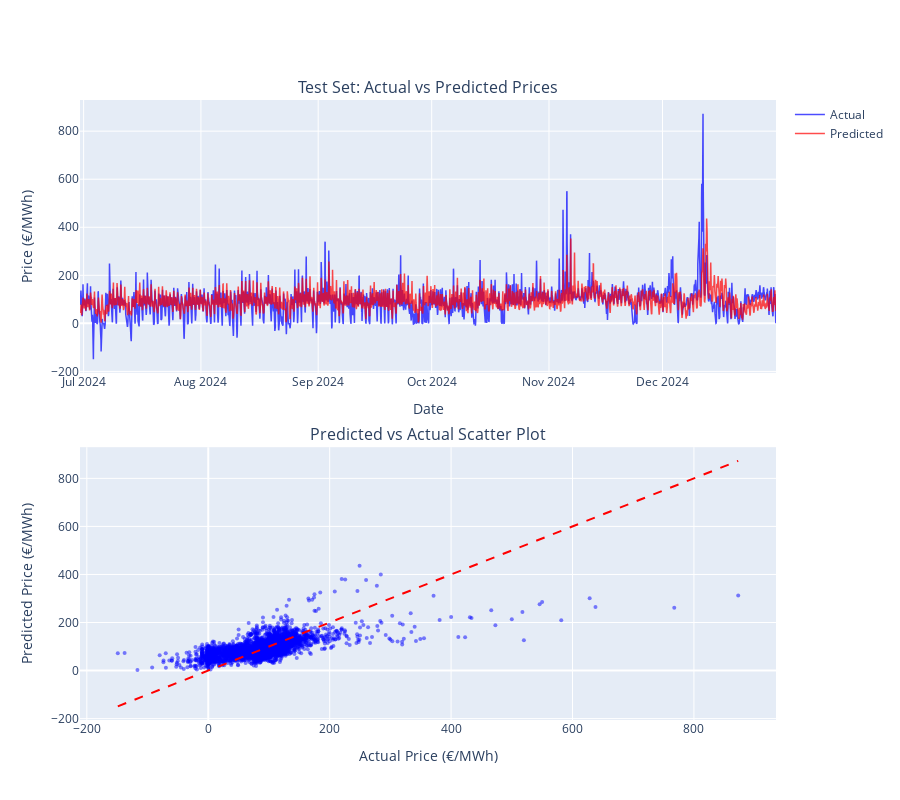

The cell this chart's notebook holds for it:
### Code cell
# Plot predictions vs actual
y_test_pred = model.predict(X_test_scaled)

# Create subplots
fig = make_subplots(
    rows=2, cols=1,
    subplot_titles=('Test Set: Actual vs Predicted Prices', 'Predicted vs Actual Scatter Plot'),
    vertical_spacing=0.12
)

# Time series plot
fig.add_trace(
    go.Scatter(x=y_test.index, y=y_test.values, name='Actual', 
               line=dict(color='blue', width=1.5), opacity=0.7),
    row=1, col=1
)
fig.add_trace(
    go.Scatter(x=y_test.index, y=y_test_pred, name='Predicted', 
               line=dict(color='red', width=1.5), opacity=0.7),
    row=1, col=1
)

# Scatter plot
fig.add_trace(
    go.Scatter(x=y_test.values, y=y_test_pred, mode='markers',
               marker=dict(color='blue', size=4, opacity=0.5),
               name='Predictions', showlegend=False),
    row=2, col=1
)

# Add perfect prediction line
min_val, max_val = y_test.min(), y_test.max()
fig.add_trace(
    go.Scatter(x=[min_val, max_val], y=[min_val, max_val],
               mode='lines', line=dict(color='red', dash='dash', width=2),
               name='Perfect Prediction', showlegend=False),
    row=2, col=1
)

# Update axes
fig.update_xaxes(title_text="Date", row=1, col=1)
fig.update_yaxes(title_text="Price (€/MWh)", row=1, col=1)
fig.update_xaxes(title_text="Actual Price (€/MWh)", row=2, col=1)
fig.update_yaxes(title_text="Predicted Price (€/MWh)", row=2, col=1)

fig.update_layout(height=800, showlegend=True)
fig.show()

### Figure 1 — Plotly figure (JSON) as saved in the notebook; plotly's stock layout.template omitted (floating-point values rounded to 4 significant figures; data arrays with more than 128 entries replaced by an {"elided": "..."} marker saying what was removed)
{"data": [{"line": {"color": "blue", "width": 1.5}, "name": "Actual", "opacity": 0.7, "type": "scatter", "x": {"elided": "4417 str values"}, "xaxis": "x", "y": {"elided": "4417 float values"}, "yaxis": "y"}, {"line": {"color": "red", "width": 1.5}, "name": "Predicted", "opacity": 0.7, "type": "scatter", "x": {"elided": "4417 str values"}, "xaxis": "x", "y": {"elided": "4417 float values"}, "yaxis": "y"}, {"marker": {"color": "blue", "opacity": 0.5, "size": 4}, "mode": "markers", "name": "Predictions", "showlegend": false, "type": "scatter", "x": {"elided": "4417 float values"}, "xaxis": "x2", "y": {"elided": "4417 float values"}, "yaxis": "y2"}, {"line": {"color": "red", "dash": "dash", "width": 2}, "mode": "lines", "name": "Perfect Prediction", "showlegend": false, "type": "scatter", "x": [-149, 873.0], "xaxis": "x2", "y": [-149, 873.0], "yaxis": "y2"}], "layout": {"annotations": [{"font": {"size": 16}, "showarrow": false, "text": "Test Set: Actual vs Predicted Prices", "x": 0.5, "xanchor": "center", "xref": "paper", "y": 1, "yanchor": "bottom", "yref": "paper"}, {"font": {"size": 16}, "showarrow": false, "text": "Predicted vs Actual Scatter Plot", "x": 0.5, "xanchor": "center", "xref": "paper", "y": 0.44, "yanchor": "bottom", "yref": "paper"}], "height": 800, "showlegend": true, "xaxis": {"anchor": "y", "domain": [0, 1], "title": {"text": "Date"}}, "xaxis2": {"anchor": "y2", "domain": [0, 1], "title": {"text": "Actual Price (€/MWh)"}}, "yaxis": {"anchor": "x", "domain": [0.56, 1], "title": {"text": "Price (€/MWh)"}}, "yaxis2": {"anchor": "x2", "domain": [0, 0.44], "title": {"text": "Predicted Price (€/MWh)"}}}}
